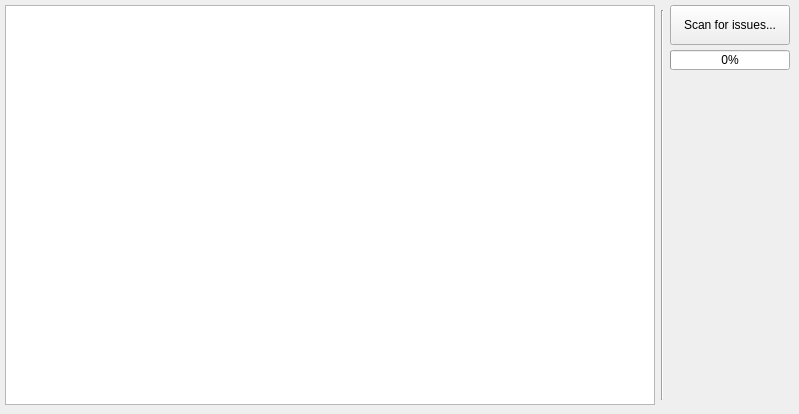
      <widget class="QWidget" name="tab_flagged">
       <attribute name="icon">
        <iconset resource="../images/images.qrc">
         <normaloff>:/flag_red.png</normaloff>:/flag_red.png</iconset>
       </attribute>
       <attribute name="title">
        <string>Flagged Items</string>
       </attribute>
       <widget class="QTableView" name="flaggedItemsView">
        <property name="geometry">
         <rect>
          <x>5</x>
          <y>5</y>
          <width>650</width>
          <height>400</height>
         </rect>
        </property>
        <property name="editTriggers">
         <set>QAbstractItemView::NoEditTriggers</set>
        </property>
        <property name="showDropIndicator" stdset="0">
         <bool>false</bool>
        </property>
        <property name="dragDropOverwriteMode">
         <bool>false</bool>
        </property>
        <property name="sortingEnabled">
         <bool>true</bool>
        </property>
       </widget>
       <widget class="Line" name="line_7">
        <property name="geometry">
         <rect>
          <x>660</x>
          <y>10</y>
          <width>5</width>
          <height>390</height>
         </rect>
        </property>
        <property name="orientation">
         <enum>Qt::Vertical</enum>
        </property>
       </widget>
       <widget class="QPushButton" name="scanForIssues">
        <property name="geometry">
         <rect>
          <x>670</x>
          <y>5</y>
          <width>120</width>
          <height>40</height>
         </rect>
        </property>
        <property name="text">
         <string>Scan for issues...</string>
        </property>
       </widget>
       <widget class="QProgressBar" name="scanProgress">
        <property name="geometry">
         <rect>
          <x>670</x>
          <y>50</y>
          <width>120</width>
          <height>20</height>
         </rect>
        </property>
        <property name="value">
         <number>0</number>
        </property>
       </widget>
      </widget>
